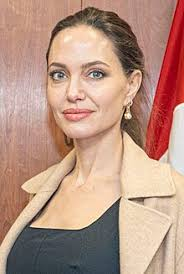
#> input picture images/facerecog/Angelina Jolie/1.jpeg, 184 x 274 px, found by its file name; its folder holds only this picture in this run
$ python faces_train.py
#> lines starting #> are read from the running program, lines starting #| are printed output that depends on the picture
import os
import cv2 as cv
import numpy as np

people =['Angelina Jolie', 'cobie smulders', 'paul walker', 'Robert Downey jr','zendaya']

DIR = r'C:\Users\swani\OneDrive\Desktop\Opencv\OpenCV\images\face recog'

haar_cascade =  cv.CascadeClassifier('haar_face.xml')

features =[]
labels =[]

def create_train():
    for person in people:
        path=os.path.join(DIR,person)
        label=people.index(person)

        for img in os.listdir(path):
            img_path = os.path.join(path,img)

            img_array=cv.imread(img_path)
#> img_array is the input picture: shape (274, 184, 3); mean B, G, R 130.9, 147.7, 184.7
            gray = cv.cvtColor(img_array,cv.COLOR_BGR2GRAY)
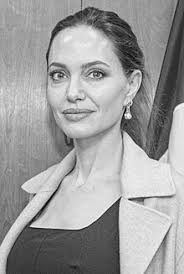
#> gray: shape (274, 184); min 5, max 251, mean 156.8

            faces_rect =haar_cascade.detectMultiScale(gray,scaleFactor=1.1,minNeighbors=4)
#> faces_rect = [[26, 34, 104, 104]]

            for (x,y,w,h) in faces_rect:
                faces_roi = gray[y:y+h, x:x+w]
                features.append(faces_roi)
                labels.append(label)
#> this loop made 1 pass
#> pass 1, in create_train, `faces_roi = gray[y:y+h, x:x+w]`:
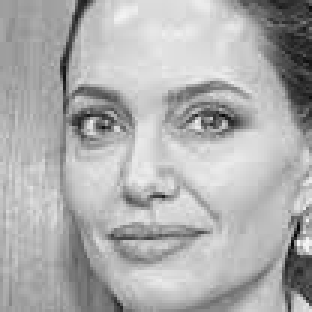
#> faces_roi: shape (104, 104) (shown 3 times larger); min 6, max 247, mean 173.8
#> after the loop, features = 1 item; labels = [0]

#> (the run stopped early here; a loop or call above may not have finished)
